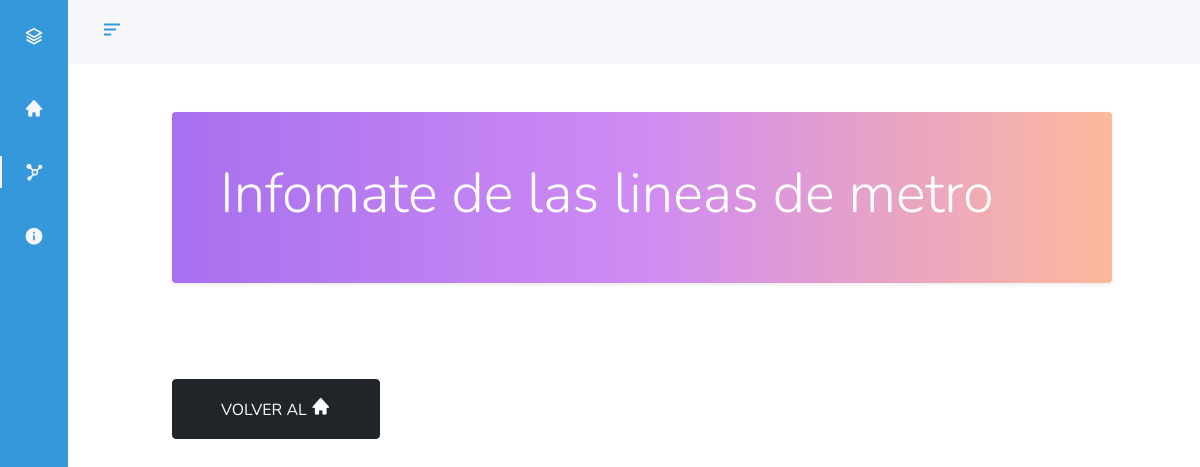
Page /lineas/ on the earlier database version.
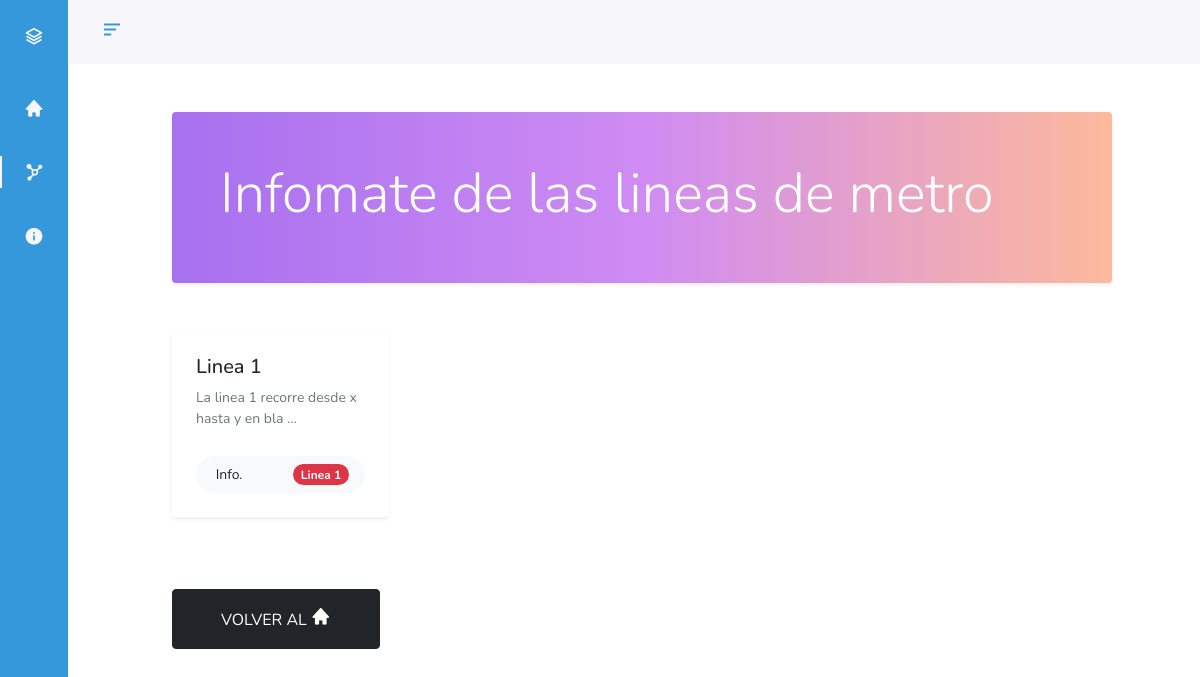
Same page on the later database version.
### App/models.py (models this page shows, shortened)
class Card(models.Model):
    title = models.CharField(max_length=200)
    slug = models.SlugField(blank=True,null=True,unique=True)
    mini_description = models.TextField(max_length=5000)
    color_tag = models.CharField(max_length=100,choices=COLOR_OPTIONS,default='bg-primary')
    img = models.ImageField()
    fuente = models.URLField(blank=True,null=True)
    autor = models.ForeignKey(Author,on_delete=models.CASCADE,blank=True,null=True)
    def get_absolute_url(self):
        return f"/aprende/{self.slug}"

### App/views.py (the view)
# urls.py: path('lineas/',views.lines, name = 'lines'),
def lines(request):
    obj = Card.objects.all()
    ctx={
        'object':obj,
    }
    return render(request, 'App/lineas.html',ctx)

### templates/App/lineas.html (shortened to what this page needs)
{% extends 'base.html' %}
{% load static %}
{% block content %}
<div class="container-fluid">
    <div class="px-lg-5">
      <div class="row py-5">
        <div class="col-lg-12 mx-auto">
          <div data-aos="zoom-in" class="text-white p-5 shadow-sm rounded banner">
            <h1 class="display-4">Infomate de las lineas de metro</h1>
          </div>
        </div>
      </div>
      <div class="row">
        {% for i in object %}
            <div class="col-xl-3 col-lg-4 col-md-6 mb-4">
            <div data-aos="zoom-in" class="bg-white rounded shadow-sm">
                <div class="p-4">
                <h5> <a href="{{ i.get_absolute_url }}" class="text-dark">{{ i.title }}</a></h5>
                <div style="height: 45px;">
                    <p class="small text-muted mb-0"> {{ i.mini_description|truncatewords:10 }} </p>
                </div>
                <div class="d-flex align-items-center justify-content-between rounded-pill bg-light px-3 py-2 mt-4">
                    <p class="small mb-0"><span class="font-weight-bold">  Info. </span></p>
                    <span class="badge rounded-pill {{i.color_tag}}"> {{i.title}} </span>
                </div>
                </div>
            </div>
            </div>
        {% endfor %}
      </div>
      <div class="py-5 text-right"><a href="{% url 'home' %}" class="btn btn-dark px-5 py-3 text-uppercase">Volver al   <i class='bx bxs-home nav__icon' ></i></a></div>
    </div>
  </div>
{% endblock content %}

### templates/base.html (shortened to what this page needs)
{% load static %}
<!DOCTYPE html>
<html lang="es">
<head>
    {% include 'components/css.html' %}
</head>
    <body id="body-pd">
        {% include 'components/sidebar.html' %}
        <div class="container">
            {% block content %}
            {% endblock content %}
        </div>
    </body>
</html>

### templates/components/css.html (shortened to what this page needs)
{% load static %}
<link href="https://cdn.jsdelivr.net/npm/bootstrap@5.0.1/dist/css/bootstrap.min.css" rel="stylesheet">
<link rel="stylesheet" href="{% static 'css/main.css' %}">
<link href='https://unpkg.com/boxicons@2.0.7/css/boxicons.min.css' rel='stylesheet'>
<link rel="stylesheet" href="https://pro.fontawesome.com/releases/v5.10.0/css/all.css"/>
<link rel="stylesheet" href="https://unpkg.com/aos@next/dist/aos.css" />

### templates/components/sidebar.html (shortened to what this page needs)
{% load static %}
{% url 'home' as home %}
{% url 'lines' as lines %}
{% url 'about' as about %}
<header class="header" id="header">
    <div class="header__toggle">
        <i class='bx bx-menu-alt-left' id="header-toggle"></i>
    </div>
    <div class="header__img">
        <img src="{% static 'images/placeholder.png' %}" alt="">
    </div>
</header>
<div class="l-navbar" id="nav-bar">
    <nav class="nav">
        <div>
            <a href=" {% url 'home' %} " class="nav__logo">
                <i class='bx bx-layer nav__logo-icon'></i>
            </a>
            <div class="nav__list">
                <a href=" {% url 'home' %} " class="nav__link {% if request.path ==  home %}active{% endif %}">
                <i class='bx bxs-home nav__icon' ></i>
                </a>
                <a href="{% url 'lines' %}" class="nav__link {% if request.path ==  lines %}active{% endif %}">
                    <i class='bx bxs-network-chart nav__icon' ></i>
                </a>
                <a href="{% url 'about' %}" class="nav__link {% if request.path ==  about %}active{% endif %}">
                    <i class='bx bxs-info-circle nav__icon' ></i>
                </a>
            </div>
        </div>
    </nav>
</div>

### templates/components/js.html (shortened to what this page needs)
{% load static %}

### static/css/main.css (style rules this page uses)
:root { --header-height: 3rem; --nav-width: 68px; --first-color: #3498DB; --first-color-light: #AFA5D9; --white-color: #F7F6FB; --body-font: 'Nunito', sans-serif; --normal-font-size: 1rem; --z-fixed: 100; }
*,::before,::after { box-sizing: border-box; }
body { position: relative; margin: var(--header-height) 0 0 0; padding: 0 1rem; font-family: var(--body-font); font-size: var(--normal-font-size); transition: .5s; }
a { text-decoration: none; }
.header { width: 100%; height: var(--header-height); position: fixed; top: 0; left: 0; display: flex; align-items: center; justify-content: space-between; padding: 0 1rem; background-color: var(--white-color); z-index: var(--z-fixed); transition: .5s; }
.header__toggle { color: var(--first-color); font-size: 1.5rem; cursor: pointer; }
.header__img { width: 35px; height: 35px; display: flex; justify-content: center; border-radius: 50%; overflow: hidden; }
.header__img img { width: 40px; }
.l-navbar { position: fixed; top: 0; left: -30%; width: var(--nav-width); height: 100vh; background-color: var(--first-color); padding: .5rem 1rem 0 0; transition: .5s; z-index: var(--z-fixed); }
.nav { height: 100%; display: flex; flex-direction: column; justify-content: space-between; overflow: hidden; }
.nav__logo, .nav__link { display: grid; grid-template-columns: max-content max-content; align-items: center; column-gap: 1rem; padding: .5rem 0 .5rem 1.5rem; }
.nav__logo { margin-bottom: 2rem; }
.nav__logo-icon { font-size: 1.25rem; color: var(--white-color); }
.nav__link { position: relative; color: var(--white-color); margin-bottom: 1.5rem; transition: .3s; }
.nav__icon { font-size: 1.25rem; }
.active { color: var(--white-color); }
.active::before { content: ''; position: absolute; left: 0; width: 2px; height: 32px; background-color: var(--white-color); }
@media screen and (min-width: 768px) { body { margin: calc(var(--header-height) + 1rem) 0 0 0; padding-left: calc(var(--nav-width) + 2rem); } }
@media screen and (min-width: 768px) { .header { height: calc(var(--header-height) + 1rem); padding: 0 2rem 0 calc(var(--nav-width) + 2rem); } }
@media screen and (min-width: 768px) { .header__img { width: 40px; height: 40px; } }
@media screen and (min-width: 768px) { .header__img img { width: 45px; } }
@media screen and (min-width: 768px) { .l-navbar { left: 0; padding: 1rem 1rem 0 0; } }
.banner { background: #a770ef; background: -webkit-linear-gradient(to right, #a770ef, #cf8bf3, #fdb99b); background: linear-gradient(to right, #a770ef, #cf8bf3, #fdb99b); }

Differences in the rows shown:
added Card: title "Linea 1", mini_description "La linea 1 recorre desde x hasta y en bla …"
